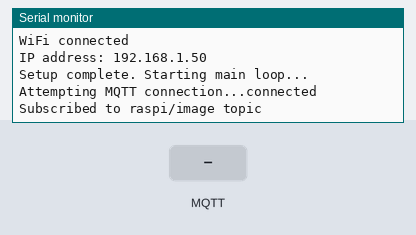
This sketch was run on a simulated Seeed XIAO ESP32-S3. Shown: the last lines printed to the serial monitor. Inputs (shaded band) come from the test bench. WiFi joins after 1.5 s; servers stay silent unless stated; random numbers use the default seed unless the sketch sets one; no MQTT or app messages arrive unless stated; the camera gives no picture.

Above: at 4.0 s.
4.1 s: MQTT message "1" arrives on the first subscribed topic
At 5.2 s:
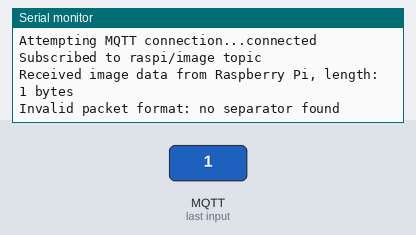
5.6 s: MQTT message "on" arrives on the first subscribed topic
At 6.4 s:
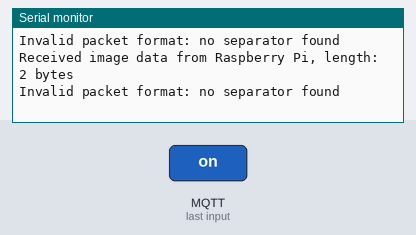

Measured:
- after the input at 4.1 s, the serial monitor: prints a new line at once (image 1)
- after the input at 5.6 s, the serial monitor: prints a new line at once (image 2)

The sketch:

esp32_mqtt_image_latency.ino
```cpp
// ESP32-S3 Camera MQTT Latency Profiling
// Captures and sends camera images to Raspberry Pi via MQTT
// Measures and reports round-trip latency

#include <WiFi.h>
#include <PubSubClient.h>
#include <ArduinoJson.h>
#include "esp_camera.h"

// WiFi credentials
const char* ssid = "Xperia";
const char* password = "qwerasdf";

// MQTT broker settings (Raspberry Pi)
const char* mqtt_server = "192.168.17.238";  // Replace with your Pi's IP address
const int mqtt_port = 1883;

// MQTT topics
const char* mqtt_topic_image_to_pi = "esp32/image";     // Topic to send image to Pi
const char* mqtt_topic_image_from_pi = "raspi/image";   // Topic to receive image from Pi
const char* mqtt_topic_latency = "esp32/latency";       // Topic to publish latency stats

// Buffer for image data
const int MAX_PACKET_SIZE = 2048;  // Smaller packets for better stability

// Latency measurement
unsigned long sendTimestamp = 0;
unsigned long totalLatency = 0;
int latencyMeasurements = 0;
unsigned long maxLatency = 0;
unsigned long minLatency = ULONG_MAX;

// Image tracking
int imagesSent = 0;
int imagesReceived = 0;

// Packet tracking
int currentPacketId = 0;
int totalPackets = 0;
bool transmission_active = false;

// WiFi and MQTT clients
WiFiClient espClient;
PubSubClient client(espClient);


// ESP32-S3 camera pins
#define CAMERA_MODEL_XIAO_ESP32S3 //has PSRAM
#define PWDN_GPIO_NUM -1
#define RESET_GPIO_NUM -1
#define XCLK_GPIO_NUM 10
#define SIOD_GPIO_NUM 40
#define SIOC_GPIO_NUM 39
#define Y9_GPIO_NUM 48
#define Y8_GPIO_NUM 11
#define Y7_GPIO_NUM 12
#define Y6_GPIO_NUM 14
#define Y5_GPIO_NUM 16
#define Y4_GPIO_NUM 18
#define Y3_GPIO_NUM 17
#define Y2_GPIO_NUM 15
#define VSYNC_GPIO_NUM 38
#define HREF_GPIO_NUM 47
#define PCLK_GPIO_NUM 13

// Function prototypes
void setup_wifi();
void reconnect();
void callback(char* topic, byte* payload, unsigned int length);
bool initCamera();
void captureAndSendImage();
bool receiveAndProcessImage(byte* payload, unsigned int length);
void publishLatencyStats();

void setup() {
  Serial.begin(115200);
  delay(1000); // Give serial monitor time to start

  Serial.println("\n\n===== ESP32-S3 Camera MQTT Latency Profiling =====");

  // Initialize camera
  if (!initCamera()) {
    Serial.println("Camera initialization failed. Using test pattern instead.");
  } else {
    Serial.println("Camera initialized successfully.");
  }

  // Setup WiFi connection
  setup_wifi();

  // Configure MQTT client
  client.setServer(mqtt_server, mqtt_port);
  client.setCallback(callback);
  client.setBufferSize(MAX_PACKET_SIZE + 200);  // Set buffer size with some margin

  Serial.println("Setup complete. Starting main loop...");
}

void loop() {
  if (!client.connected()) {
    reconnect();
  }
  client.loop();

  // Only start a new image capture if we're not in the middle of transmission
  static unsigned long lastImageTime = 0;
  if ((millis() - lastImageTime > 10000) && !transmission_active) {
    lastImageTime = millis();
    captureAndSendImage();
  }

  // Publish latency stats every 60 seconds
  static unsigned long lastStatsTime = 0;
  if (millis() - lastStatsTime > 60000) {
    lastStatsTime = millis();
    publishLatencyStats();
  }
}

void setup_wifi() {
  Serial.println("Connecting to WiFi...");
  WiFi.begin(ssid, password);

  int attempt = 0;
  while (WiFi.status() != WL_CONNECTED && attempt < 20) {
    delay(500);
    Serial.print(".");
    attempt++;
  }

  if (WiFi.status() == WL_CONNECTED) {
    Serial.println("\nWiFi connected");
    Serial.print("IP address: ");
    Serial.println(WiFi.localIP());
  } else {
    Serial.println("\nWiFi connection failed. Check credentials or network.");
  }
}

void reconnect() {
  int retries = 0;
  while (!client.connected() && retries < 3) {
    Serial.print("Attempting MQTT connection...");
    String clientId = "ESP32CamClient-";
    clientId += String(random(0xffff), HEX);

    if (client.connect(clientId.c_str())) {
      Serial.println("connected");
      client.subscribe(mqtt_topic_image_from_pi);
      Serial.println("Subscribed to raspi/image topic");
    } else {
      Serial.print("failed, rc=");
      Serial.print(client.state());
      Serial.println(" try again in 5 seconds");
      delay(5000);
      retries++;
    }
  }
}

void callback(char* topic, byte* payload, unsigned int length) {
  if (strcmp(topic, mqtt_topic_image_from_pi) == 0) {
    Serial.printf("Received image data from Raspberry Pi, length: %u bytes\n", length);

    if (receiveAndProcessImage(payload, length)) {
      // Image fully received
      imagesReceived++;

      // Calculate latency
      unsigned long currentTime = millis();
      unsigned long roundTripTime = currentTime - sendTimestamp;

      totalLatency += roundTripTime;

      if (roundTripTime > maxLatency) maxLatency = roundTripTime;
      if (roundTripTime < minLatency) minLatency = roundTripTime;

      latencyMeasurements++;

      float avgLatency = (float)totalLatency / latencyMeasurements;

      Serial.println("\n===== LATENCY STATISTICS =====");
      Serial.printf("Round-trip time: %lu ms\n", roundTripTime);
      Serial.printf("Average latency: %.2f ms\n", avgLatency);
      Serial.printf("Min latency: %lu ms\n", minLatency);
      Serial.printf("Max latency: %lu ms\n", maxLatency);
      Serial.printf("Images sent: %d, Images received: %d\n", imagesSent, imagesReceived);
      Serial.println("==============================\n");

      transmission_active = false;
    }
  }
}

bool initCamera() {
  // Power cycle the camera (if your board supports it)
  // Some boards have PWDN pin
  #if PWDN_GPIO_NUM != -1
    pinMode(PWDN_GPIO_NUM, OUTPUT);
    digitalWrite(PWDN_GPIO_NUM, LOW);
    delay(10);
    digitalWrite(PWDN_GPIO_NUM, HIGH);
    delay(10);
  #endif

  camera_config_t config;
  config.ledc_channel = LEDC_CHANNEL_0;
  config.ledc_timer = LEDC_TIMER_0;
  config.pin_d0 = Y2_GPIO_NUM;
  config.pin_d1 = Y3_GPIO_NUM;
  config.pin_d2 = Y4_GPIO_NUM;
  config.pin_d3 = Y5_GPIO_NUM;
  config.pin_d4 = Y6_GPIO_NUM;
  config.pin_d5 = Y7_GPIO_NUM;
  config.pin_d6 = Y8_GPIO_NUM;
  config.pin_d7 = Y9_GPIO_NUM;
  config.pin_xclk = XCLK_GPIO_NUM;
  config.pin_pclk = PCLK_GPIO_NUM;
  config.pin_vsync = VSYNC_GPIO_NUM;
  config.pin_href = HREF_GPIO_NUM;
  config.pin_sscb_sda = SIOD_GPIO_NUM;
  config.pin_sscb_scl = SIOC_GPIO_NUM;
  config.pin_pwdn = PWDN_GPIO_NUM;
  config.pin_reset = RESET_GPIO_NUM;
  config.xclk_freq_hz = 20000000;
  config.pixel_format = PIXFORMAT_JPEG;

  // Lower resolution for faster transmission
  config.frame_size = FRAMESIZE_QVGA;  // 320x240
  config.jpeg_quality = 15;  // 0-63, lower is higher quality
  config.fb_count = 1;

  // Initialize the camera
  esp_err_t err = esp_camera_init(&config);
  if (err != ESP_OK) {
    Serial.printf("Camera init failed with error 0x%x\n", err);
    return false;
  }

  // Additional camera setup
  sensor_t * s = esp_camera_sensor_get();
  if (s) {
    // Adjust camera settings for better image quality or performance
    s->set_brightness(s, 1);  // -2 to 2
    s->set_contrast(s, 0);    // -2 to 2
    s->set_saturation(s, 0);  // -2 to 2
    s->set_special_effect(s, 0); // 0 to 6 (0 - No Effect, 1 - Negative, 2 - Grayscale, etc.)
    s->set_whitebal(s, 1);    // 0 = disable, 1 = enable
    s->set_awb_gain(s, 1);    // 0 = disable, 1 = enable
    s->set_wb_mode(s, 0);     // 0 to 4 - if awb_gain enabled
    s->set_exposure_ctrl(s, 1);// 0 = disable, 1 = enable
    s->set_aec2(s, 1);        // 0 = disable, 1 = enable
    s->set_gain_ctrl(s, 1);   // 0 = disable, 1 = enable
    s->set_agc_gain(s, 0);    // 0 to 30
    s->set_gainceiling(s, (gainceiling_t)0);  // 0 to 6
    s->set_bpc(s, 0);         // 0 = disable, 1 = enable
    s->set_wpc(s, 1);         // 0 = disable, 1 = enable
    s->set_raw_gma(s, 1);     // 0 = disable, 1 = enable
    s->set_lenc(s, 1);        // 0 = disable, 1 = enable
    s->set_hmirror(s, 0);     // 0 = disable, 1 = enable
    s->set_vflip(s, 0);       // 0 = disable, 1 = enable
    s->set_dcw(s, 1);         // 0 = disable, 1 = enable
  }

  return true;
}

void captureAndSendImage() {
  transmission_active = true;

  Serial.println("Capturing image...");

  // Capture a frame from the camera
  camera_fb_t* fb = esp_camera_fb_get();
  if (!fb) {
    Serial.println("Camera capture failed");
    transmission_active = false;
    return;
  }

  Serial.printf("Image captured: %u bytes\n", fb->len);

  // Calculate how many packets we need to send
  totalPackets = (fb->len + MAX_PACKET_SIZE - 1) / MAX_PACKET_SIZE;

  // Record start time for latency measurement
  sendTimestamp = millis();

  // Send each packet
  for (int i = 0; i < totalPackets; i++) {
    currentPacketId = i + 1;

    // Create a JSON metadata header
    StaticJsonDocument<200> jsonDoc;
    jsonDoc["packetId"] = currentPacketId;
    jsonDoc["totalPackets"] = totalPackets;
    jsonDoc["timestamp"] = sendTimestamp;
    jsonDoc["imageId"] = imagesSent + 1;

    // Calculate data size for this packet
    int dataStart = i * MAX_PACKET_SIZE;
    int dataSize = min((int)fb->len - dataStart, MAX_PACKET_SIZE);

    if (dataSize <= 0) break; // Safety check

    // Serialize the JSON to a string
    String jsonHeader;
    serializeJson(jsonDoc, jsonHeader);

    // Allocate memory for the combined packet
    int headerLength = jsonHeader.length();
    int packetSize = headerLength + 1 + dataSize; // +1 for newline separator

    uint8_t* packet = (uint8_t*)malloc(packetSize);
    if (!packet) {
      Serial.println("Failed to allocate memory for packet");
      break;
    }

    // Copy header
    memcpy(packet, jsonHeader.c_str(), headerLength);
    packet[headerLength] = '\n';  // Separator between header and data

    // Copy image data
    memcpy(packet + headerLength + 1, fb->buf + dataStart, dataSize);

    // Send the packet
    bool success = client.publish(mqtt_topic_image_to_pi, packet, packetSize);

    if (success) {
      Serial.printf("Sent packet %d/%d (%d bytes)\n", currentPacketId, totalPackets, packetSize);
    } else {
      Serial.println("Failed to publish packet");
    }

    free(packet);
    delay(50);  // Small delay between packets
  }

  // Return the frame buffer to be reused
  esp_camera_fb_return(fb);

  Serial.println("Image transmission completed");
  imagesSent++;
}

bool receiveAndProcessImage(byte* payload, unsigned int length) {
  // Find the separator between header and data
  int separatorPos = -1;
  for (unsigned int i = 0; i < length && i < 200; i++) {  // Limit search to avoid long loops
    if (payload[i] == '\n') {
      separatorPos = i;
      break;
    }
  }

  if (separatorPos == -1) {
    Serial.println("Invalid packet format: no separator found");
    return false;
  }

  // Extract and parse the header
  char* headerBuffer = (char*)malloc(separatorPos + 1);
  if (!headerBuffer) {
    Serial.println("Failed to allocate memory for header");
    return false;
  }

  memcpy(headerBuffer, payload, separatorPos);
  headerBuffer[separatorPos] = '\0';

  StaticJsonDocument<200> jsonDoc;
  DeserializationError error = deserializeJson(jsonDoc, headerBuffer);

  free(headerBuffer);

  if (error) {
    Serial.print("Failed to parse JSON header: ");
    Serial.println(error.c_str());
    return false;
  }

  int packetId = jsonDoc["packetId"];
  int totalPackets = jsonDoc["totalPackets"];

  // For simplicity, we'll just acknowledge receipt
  Serial.printf("Received image packet %d/%d from Raspberry Pi\n", packetId, totalPackets);

  // If this is the last packet, return true to calculate latency
  return (packetId == totalPackets);
}

void publishLatencyStats() {
  if (latencyMeasurements == 0) return;

  float avgLatency = (float)totalLatency / latencyMeasurements;

  StaticJsonDocument<256> statsDoc;
  statsDoc["avg_latency_ms"] = avgLatency;
  statsDoc["min_latency_ms"] = minLatency;
  statsDoc["max_latency_ms"] = maxLatency;
  statsDoc["measurements"] = latencyMeasurements;
  statsDoc["images_sent"] = imagesSent;
  statsDoc["images_received"] = imagesReceived;

  String statsJson;
  serializeJson(statsDoc, statsJson);

  client.publish(mqtt_topic_latency, statsJson.c_str());
  Serial.println("Published latency statistics to MQTT");
}
```
